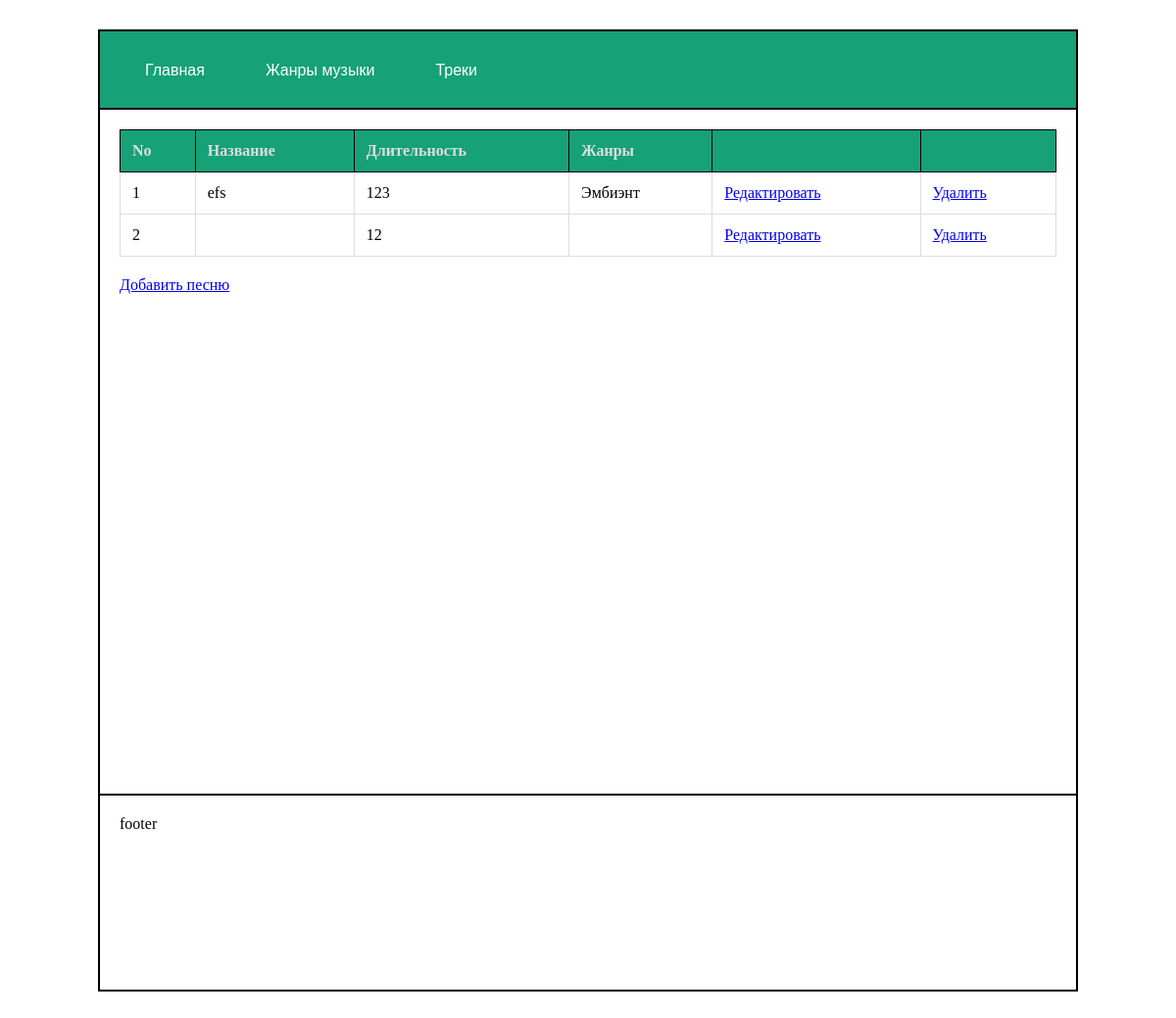
Page /tracks on the committed database.
### main/models.py (models this page shows, shortened)
class Track(models.Model):
    title = models.CharField(max_length = 500, unique = True)
    duration = models.IntegerField()
    genre = models.ManyToManyField(Genre)

class Genre(models.Model):
    name = models.CharField(max_length=500, unique=True)
    runame = models.CharField(max_length=500)
    description = models.CharField(max_length=500)

### main/views.py (the view)
# urls.py: path('tracks', views.tracks),
def tracks(request):
    tracks = Track.objects.all()
    genres = Genre.objects.all()
    return render(request, 'tracks.html', {'tracks': tracks, 'genres': genres})

### main/templates/tracks.html (shortened to what this page needs)
{% extends "base.html" %}
{% block content %}
<table>
    <thead>
        <tr>
            <th>No</th>
            <th>Название</th>
            <th>Длительность</th>
            <th>Жанры</th>
            <th></th>
            <th></th>
        </tr>
    </thead>
    <tbody>
        {% for t in tracks %}
        <tr>
            <td>{{t.id}}</td>
            <td>{{t.title}}</td>
            <td>{{t.duration}}</td>
            <td>
                {% for g in t.genre.all %}
                    {{g.runame}}{% if not forloop.last %}, {% endif %}
                {% endfor %}
            </td>
            <td><a href="/edittrack/{{g.id}}">Редактировать</a></td>
            <td><a href="/deletetrack/{{g.id}}">Удалить</a></td>
        </tr>
        {% endfor %}
    </tbody>
</table>
<a href = "/add_track">Добавить песню</a>
{% endblock content %}

### main/static/styles.css (style rules this page uses)
* { box-sizing: border-box; }
table { width: 100%; border-collapse: collapse; margin-bottom: 20px; }
table th, table td { border: 1px solid #ddd; padding: 12px; text-align: left; }
table th { background-color: #16A177; color: #ddd; border: 1px solid black; }

### rows in the picture
Track: id "1", title "efs", duration "123"
Genre: runame "Эмбиэнт"
Track: id "2", duration "12"
